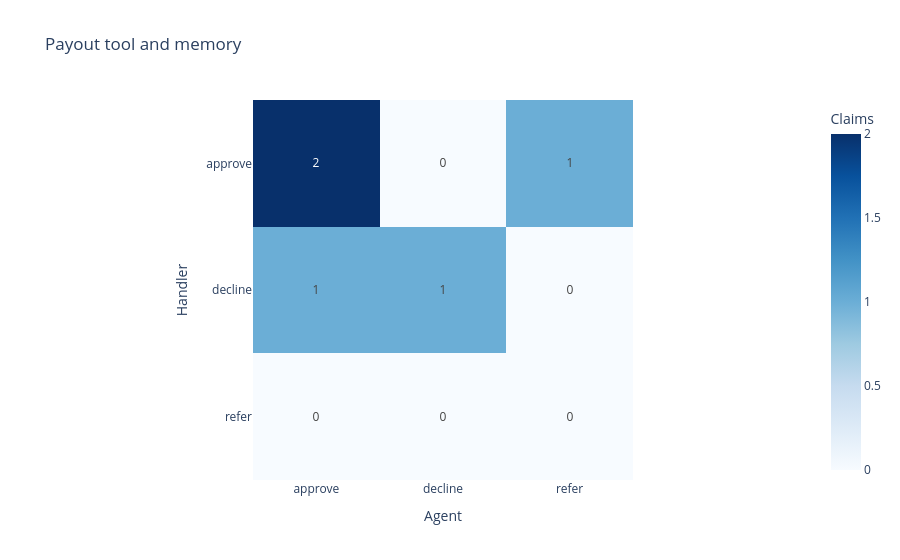

Notebook code for this chart:
### Code cell
memory_table = pd.concat(memory_tables, ignore_index=True)
show_confusion_matrix(memory_table, "Payout tool and memory")

### Figure 1 — Plotly figure (JSON) as saved in the notebook; plotly's stock layout.template omitted (floating-point values rounded to 4 significant figures)
{"data": [{"coloraxis": "coloraxis", "hovertemplate": "Agent: %{x}<br>Handler: %{y}<br>Claims: %{z}<extra></extra>", "name": "0", "texttemplate": "%{z}", "type": "heatmap", "x": ["approve", "decline", "refer"], "xaxis": "x", "y": ["approve", "decline", "refer"], "yaxis": "y", "z": [[2, 0, 1], [1, 1, 0], [0, 0, 0]]}], "layout": {"coloraxis": {"autocolorscale": false, "colorbar": {"title": {"text": "Claims"}}, "colorscale": [[0.0, "rgb(247,251,255)"], [0.125, "rgb(222,235,247)"], [0.25, "rgb(198,219,239)"], [0.375, "rgb(158,202,225)"], [0.5, "rgb(107,174,214)"], [0.625, "rgb(66,146,198)"], [0.75, "rgb(33,113,181)"], [0.875, "rgb(8,81,156)"], [1.0, "rgb(8,48,107)"]]}, "title": {"text": "Payout tool and memory"}, "xaxis": {"anchor": "y", "constrain": "domain", "domain": [0.0, 1.0], "scaleanchor": "y", "title": {"text": "Agent"}}, "yaxis": {"anchor": "x", "autorange": "reversed", "constrain": "domain", "domain": [0.0, 1.0], "title": {"text": "Handler"}}}}
